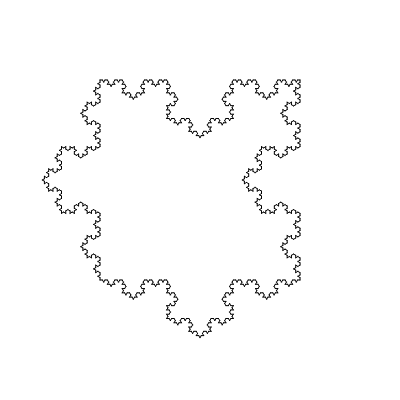
Frame 1 (no input)
Frame 2 (the mouse pressed at the canvas centre, redrawn once): identical to frame 1, image omitted

The p5.js sketch that drew this single still picture (run headless with seeded random() and noise() and a simulated clock; the mouse was pressed at the canvas centre and the sketch redrawn once):

// p5.js sketch
// ── sketch.js
let segments = [];
let kochcurve;


function setup() {
  createCanvas(400, 400);
  
  
  let a = createVector(100, 80);
  let b = createVector(width-100, 80);
  let vectAB = p5.Vector.sub(b, a); // vector from a to b
  let v = vectAB.copy().rotate(PI/2); // rotate vectAB by 60 degrees clockwise
  let c = createVector(a.x, a.y+200) // get c
  let d = createVector(b.x, b.y+200) // get d
  
  
  // initialize the first KochLine object and save it to segments
  kochAB = new KochLine(a, b);
  kochAC = new KochLine(a, c);
  kochBD = new KochLine(b, d);
  kochCD = new KochLine(c, d);
  segments.push(kochAB, kochAC, kochBD, kochCD);
  
  // apply koch rules 5 times
  // for(let i = 0; i < 7; i++){
  //   generate();
  // }
  
  
}

function draw() {
  background(255);
  
  
  // whileItrue)--“Loop forever, until I manually tell you to stop (usually with break)”
  while(true){
    generate();
    if (generate() == false){
      break; // exit the while loop
    }

  }
  
  
  
  // show the line segments
  for (let seg of segments){
    seg.show();
  }
  
  noLoop();

}

function generate(){
    // start this var as false at the beginning of each looping iteration. It will only become true if the length > 3
    let shouldContinue = false; 
    let next = [];
  
    for (let seg of segments){
      let [a, b, c, d, e] = seg.kochPoints(); // array destructuring
      let length = a.dist(b);
      if (length > 1){
        shouldContinue = true;
        next.push(new KochLine(a, b));
        next.push(new KochLine(b, c));
        next.push(new KochLine(c, d));
        next.push(new KochLine(d, e));
      }else{
        next.push(seg); // keep the original segment if it's too small
      }
  }
    
    // replace the current segments array with the next array which contains the newly diffused line objects
    segments = next;
    
    return shouldContinue;
}


class KochLine{
  constructor(a, b){
    this.start = a.copy(); 
    this.end = b.copy();
  }
  
  kochPoints(){
    let a = this.start;
    let e = this.end;
    
    let v = p5.Vector.sub(e, a);
    v.div(3); // make the vector shorten by 1/3
     
    let b = p5.Vector.add(a, v);
    let d = p5.Vector.add(b, v);
    
    v.rotate(PI/3); // rotate the vector by 60 degrees
    let c = p5.Vector.add(b, v);
    
    return [a, b, c, d, e];
    
  }
  
  
  show(){
    stroke(0);
    line(this.start.x, this.start.y, this.end.x, this.end.y)
  }
}
